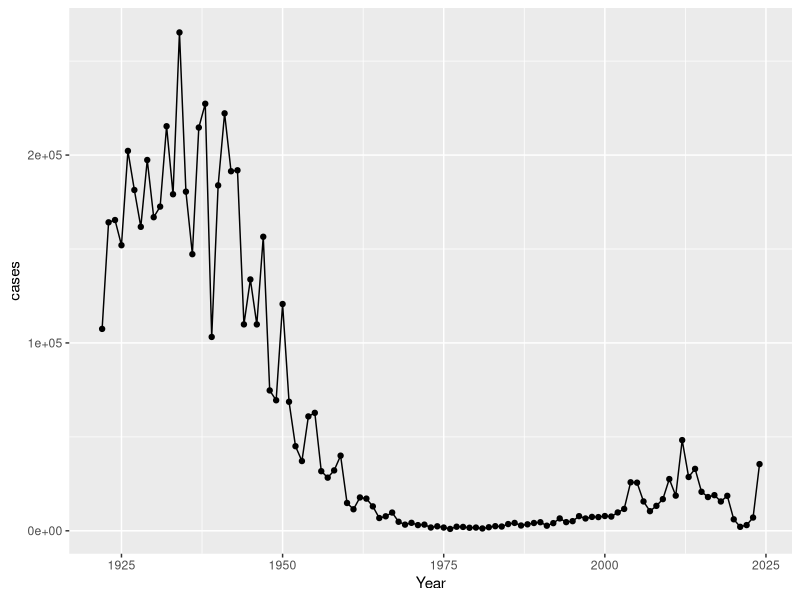
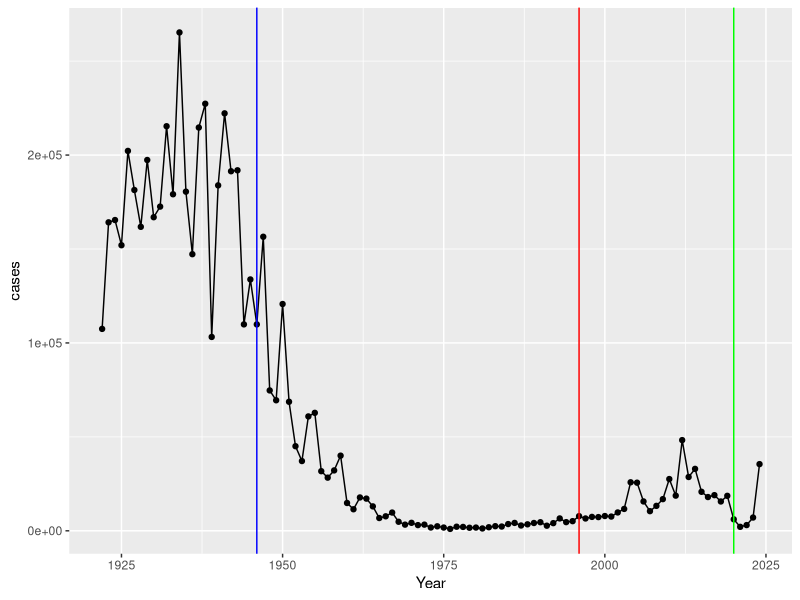

Reproduce these figures in R, in order. (Note: this script raises an error after producing the figures.)
## ---- chunk 1
cdc <- data.frame(
                                             Year = c(1922L,1923L,1924L,
                                                      1925L,1926L,1927L,1928L,
                                                      1929L,1930L,1931L,
                                                      1932L,1933L,1934L,1935L,
                                                      1936L,1937L,1938L,1939L,
                                                      1940L,1941L,1942L,
                                                      1943L,1944L,1945L,1946L,
                                                      1947L,1948L,1949L,1950L,
                                                      1951L,1952L,1953L,1954L,
                                                      1955L,1956L,1957L,
                                                      1958L,1959L,1960L,1961L,
                                                      1962L,1963L,1964L,1965L,
                                                      1966L,1967L,1968L,
                                                      1969L,1970L,1971L,1972L,
                                                      1973L,1974L,1975L,1976L,
                                                      1977L,1978L,1979L,1980L,
                                                      1981L,1982L,1983L,
                                                      1984L,1985L,1986L,1987L,
                                                      1988L,1989L,1990L,1991L,
                                                      1992L,1993L,1994L,
                                                      1995L,1996L,1997L,1998L,
                                                      1999L,2000L,2001L,2002L,
                                                      2003L,2004L,2005L,2006L,
                                                      2007L,2008L,2009L,
                                                      2010L,2011L,2012L,2013L,
                                                      2014L,2015L,2016L,2017L,
                                                      2018L,2019L,2020L,
                                                      2021L,2022L,2023L,2024L),
                     cases = c(107473,164191,
                                                      165418,152003,202210,181411,
                                                      161799,197371,166914,
                                                      172559,215343,179135,
                                                      265269,180518,147237,
                                                      214652,227319,103188,183866,
                                                      222202,191383,191890,
                                                      109873,133792,109860,
                                                      156517,74715,69479,120718,
                                                      68687,45030,37129,
                                                      60886,62786,31732,28295,
                                                      32148,40005,14809,11468,
                                                      17749,17135,13005,6799,
                                                      7717,9718,4810,3285,
                                                      4249,3036,3287,1759,
                                                      2402,1738,1010,2177,2063,
                                                      1623,1730,1248,1895,
                                                      2463,2276,3589,4195,
                                                      2823,3450,4157,4570,2719,
                                                      4083,6586,4617,5137,
                                                      7796,6564,7405,7298,
                                                      7867,7580,9771,11647,
                                                      25827,25616,15632,10454,
                                                      13278,16858,27550,18719,
                                                      48277,28639,32971,20762,
                                                      17972,18975,15609,
                                                      18617,6124,2116,3044,7063,35493)
                   )

## ---- chunk 2
head(cdc)
## ---- chunk 3
library(ggplot2)
cases <- ggplot(cdc, aes(x=Year, y=cases)) +
  geom_point() +
  geom_line()

cases
## ---- chunk 4
cases + 
  geom_vline(xintercept = 1946, col="blue") +
  geom_vline(xintercept = 1996, col="red") +
  geom_vline(xintercept = 2020, col="green")

## ---- chunk 5
library(jsonlite)

subjects <- read_json("https://www.cmi-pb.org/api/v5_1/subject", simplifyVector = TRUE)

head(subjects)
## ---- chunk 6
nrow(subjects)
## ---- chunk 7
table(subjects$infancy_vac)
## ---- chunk 8
table(subjects$biological_sex)
## ---- chunk 9
table(subjects$race, subjects$biological_sex)
## ---- chunk 10
specimen <- read_json("https://www.cmi-pb.org/api/v5_1/specimen", simplifyVector = TRUE)

ab_data <- read_json("https://www.cmi-pb.org/api/v5_1/plasma_ab_titer", simplifyVector = TRUE)
## ---- chunk 11
specimen
## ---- chunk 12
library(dplyr)

meta <- inner_join(subjects, specimen)

head(meta)
## ---- chunk 13
head(ab_data)
## ---- chunk 14
abdata <- inner_join(ab_data, meta)
head(abdata)
## ---- chunk 15
dim(abdata)
## ---- chunk 16
table(abdata$isotype)
## ---- chunk 17
table(abdata$antigen)
## ---- chunk 18
ggplot(abdata, aes(MFI, antigen)) + 
  geom_boxplot()
## ---- chunk 19
ggplot(abdata, aes(MFI, antigen, col=infancy_vac)) + 
  geom_boxplot()
## ---- chunk 20
igg <- abdata |> filter(isotype == "IgG")

head(igg)
## ---- chunk 21
ggplot(igg, aes(MFI_normalised, antigen, col=infancy_vac)) + 
  geom_boxplot() +
  facet_wrap(~visit)
## ---- chunk 22
table(igg$dataset)
## ---- chunk 23
pt_igg <- abdata |> 
  filter(isotype=="IgG", 
         antigen=="PT", 
         dataset=="2021_dataset")
## ---- chunk 24
dim(pt_igg)
## ---- chunk 25
ggplot(pt_igg, aes(actual_day_relative_to_boost,  MFI_normalised, col=infancy_vac, group = subject_id)) +
  geom_point() +
  geom_line() +
  theme_bw() +
  geom_vline(xintercept = 0) +
  geom_vline(xintercept = 14)
